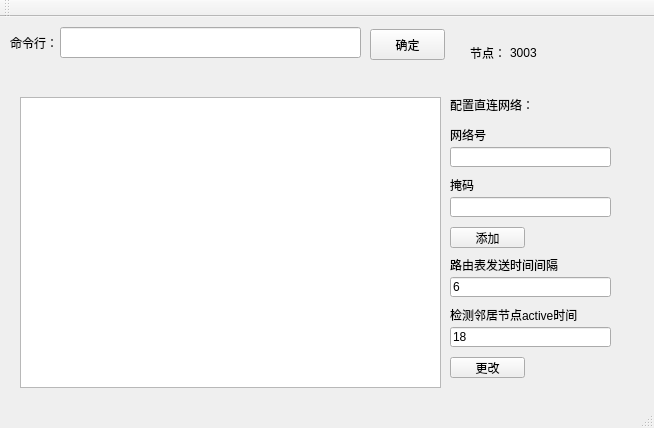
<?xml version="1.0" encoding="UTF-8"?>
<ui version="4.0">
 <class>MainWindow</class>
 <widget class="QMainWindow" name="MainWindow">
  <property name="geometry">
   <rect>
    <x>0</x>
    <y>0</y>
    <width>654</width>
    <height>428</height>
   </rect>
  </property>
  <property name="windowTitle">
   <string>MainWindow</string>
  </property>
  <widget class="QWidget" name="centralWidget">
   <widget class="QTextBrowser" name="textBrowser">
    <property name="geometry">
     <rect>
      <x>20</x>
      <y>80</y>
      <width>421</width>
      <height>291</height>
     </rect>
    </property>
   </widget>
   <widget class="QLabel" name="label_2">
    <property name="geometry">
     <rect>
      <x>10</x>
      <y>20</y>
      <width>54</width>
      <height>12</height>
     </rect>
    </property>
    <property name="text">
     <string>命令行：</string>
    </property>
   </widget>
   <widget class="QLineEdit" name="lineEdit">
    <property name="geometry">
     <rect>
      <x>60</x>
      <y>10</y>
      <width>301</width>
      <height>31</height>
     </rect>
    </property>
   </widget>
   <widget class="QPushButton" name="pushButton">
    <property name="geometry">
     <rect>
      <x>370</x>
      <y>12</y>
      <width>75</width>
      <height>31</height>
     </rect>
    </property>
    <property name="text">
     <string>确定</string>
    </property>
   </widget>
   <widget class="QLabel" name="label_3">
    <property name="geometry">
     <rect>
      <x>450</x>
      <y>80</y>
      <width>91</width>
      <height>16</height>
     </rect>
    </property>
    <property name="text">
     <string>配置直连网络：</string>
    </property>
   </widget>
   <widget class="QLineEdit" name="lineEdit_2">
    <property name="geometry">
     <rect>
      <x>450</x>
      <y>130</y>
      <width>161</width>
      <height>20</height>
     </rect>
    </property>
   </widget>
   <widget class="QLineEdit" name="lineEdit_3">
    <property name="geometry">
     <rect>
      <x>450</x>
      <y>180</y>
      <width>161</width>
      <height>20</height>
     </rect>
    </property>
   </widget>
   <widget class="QLabel" name="label_4">
    <property name="geometry">
     <rect>
      <x>450</x>
      <y>110</y>
      <width>91</width>
      <height>16</height>
     </rect>
    </property>
    <property name="text">
     <string>网络号</string>
    </property>
   </widget>
   <widget class="QLabel" name="label_5">
    <property name="geometry">
     <rect>
      <x>450</x>
      <y>160</y>
      <width>91</width>
      <height>16</height>
     </rect>
    </property>
    <property name="text">
     <string>掩码</string>
    </property>
   </widget>
   <widget class="QPushButton" name="pushButton_2">
    <property name="geometry">
     <rect>
      <x>450</x>
      <y>210</y>
      <width>75</width>
      <height>21</height>
     </rect>
    </property>
    <property name="text">
     <string>添加</string>
    </property>
   </widget>
   <widget class="QLabel" name="label">
    <property name="geometry">
     <rect>
      <x>470</x>
      <y>30</y>
      <width>54</width>
      <height>12</height>
     </rect>
    </property>
    <property name="text">
     <string>节点：</string>
    </property>
   </widget>
   <widget class="QLabel" name="label_6">
    <property name="geometry">
     <rect>
      <x>510</x>
      <y>30</y>
      <width>54</width>
      <height>12</height>
     </rect>
    </property>
    <property name="text">
     <string>3003</string>
    </property>
   </widget>
   <widget class="QLabel" name="label_7">
    <property name="geometry">
     <rect>
      <x>450</x>
      <y>240</y>
      <width>111</width>
      <height>16</height>
     </rect>
    </property>
    <property name="text">
     <string>路由表发送时间间隔</string>
    </property>
   </widget>
   <widget class="QLineEdit" name="lineEdit_4">
    <property name="geometry">
     <rect>
      <x>450</x>
      <y>260</y>
      <width>161</width>
      <height>20</height>
     </rect>
    </property>
    <property name="text">
     <string>6</string>
    </property>
   </widget>
   <widget class="QLabel" name="label_8">
    <property name="geometry">
     <rect>
      <x>450</x>
      <y>290</y>
      <width>151</width>
      <height>16</height>
     </rect>
    </property>
    <property name="text">
     <string>检测邻居节点active时间</string>
    </property>
   </widget>
   <widget class="QLineEdit" name="lineEdit_5">
    <property name="geometry">
     <rect>
      <x>450</x>
      <y>310</y>
      <width>161</width>
      <height>20</height>
     </rect>
    </property>
    <property name="text">
     <string>18</string>
    </property>
   </widget>
   <widget class="QPushButton" name="pushButton_3">
    <property name="geometry">
     <rect>
      <x>450</x>
      <y>340</y>
      <width>75</width>
      <height>21</height>
     </rect>
    </property>
    <property name="text">
     <string>更改</string>
    </property>
   </widget>
  </widget>
  <widget class="QMenuBar" name="menuBar">
   <property name="geometry">
    <rect>
     <x>0</x>
     <y>0</y>
     <width>654</width>
     <height>23</height>
    </rect>
   </property>
  </widget>
  <widget class="QToolBar" name="mainToolBar">
   <attribute name="toolBarArea">
    <enum>TopToolBarArea</enum>
   </attribute>
   <attribute name="toolBarBreak">
    <bool>false</bool>
   </attribute>
  </widget>
  <widget class="QStatusBar" name="statusBar"/>
 </widget>
 <layoutdefault spacing="6" margin="11"/>
 <resources/>
 <connections/>
</ui>
